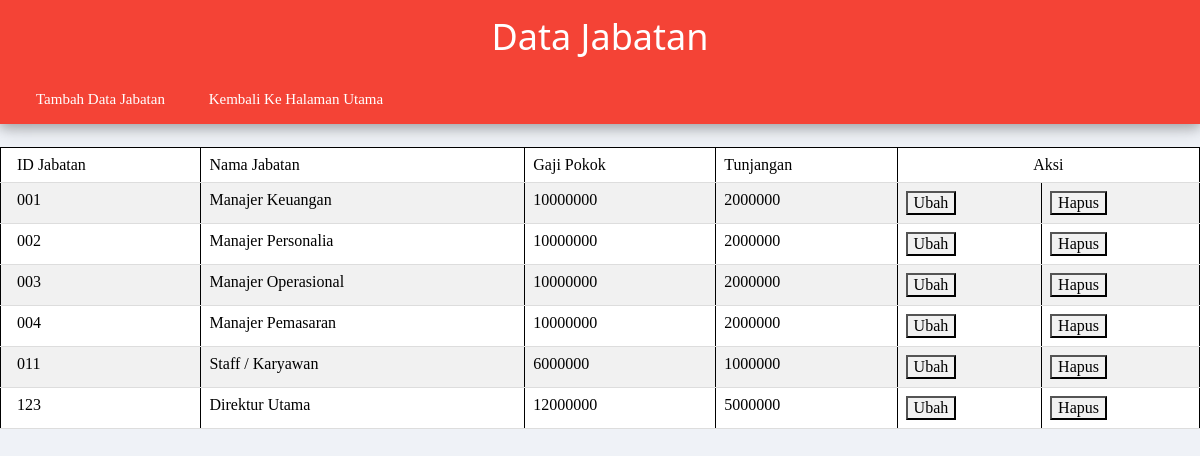
Page /Jabatan/jabatan.php on the committed database.
### tables this page shows
CREATE TABLE `jabatan` (
  `id_jabatan` varchar(3) NOT NULL,
  `nama_jabatan` varchar(30) NOT NULL,
  `gaji_pokok` int(12) NOT NULL,
  `tunjangan` int(12) NOT NULL
);

### Jabatan/jabatan.php (the view, shortened to what this page needs)
<html>
	<head>
		<link rel="stylesheet" href="../w3.css">
		<link rel="stylesheet" href="../style.css">
	</head>
<body>
	<?php
		require_once '../connect.php';
		$sql="SELECT * FROM Jabatan";
		$result=$conn->query($sql);
	?>
	<div class="w3-container w3-center w3-card-4 w3-red">
		<h1>Data Jabatan</h1>
		<div class="menu w3-left">
			<ul>
				<li><a class="w3-hover-dark-grey w3-red" href="tambah_jabatan.php">Tambah Data Jabatan</a></li>
				<li><a class="w3-hover-dark-grey w3-red" href="../index.php">Kembali Ke Halaman Utama</a></li>
			</ul>
		</div>
	</div>
	<br>
	<table border="1" class="w3-table-all w3-border-black">
		<tr>
			<td>ID Jabatan</td>
			<td>Nama Jabatan</td>
			<td>Gaji Pokok</td>
			<td>Tunjangan</td>
			<td colspan="2" class="w3-center">Aksi</td>
		</tr>
		<?php while ($tp=$result->fetch_assoc()): ?>
		<tr>
			<td><?=$tp['id_jabatan'] ?></td>
			<td><?=$tp['nama_jabatan'] ?></td>
			<td><?=$tp['gaji_pokok'] ?></td>
			<td><?=$tp['tunjangan'] ?></td>
			<td>
				<a href="edit_jabatan.php?idjbt=<?=$tp['id_jabatan'] ?>">
					<button class="w3-light-grey w3-hover-dark-grey">Ubah</button>
				</a>
			</td>
			<td>
				<a href="delete_jabatan.php?idjbt=<?=$tp['id_jabatan'] ?>">
					<button class="w3-light-grey w3-hover-dark-grey">Hapus</button>
				</a>
			</td>
		</tr>
		<?php endWhile; ?>
	</table>
</body>
</html>

### w3.css (style rules this page uses)
*,*:before,*:after { box-sizing:inherit }
html { -ms-text-size-adjust:100%;-webkit-text-size-adjust:100% }
body { margin:0 }
a { background-color:transparent }
button,input,select,textarea,optgroup { font:inherit;margin:0 }
button,input { overflow:visible }
button,select { text-transform:none }
button,[type=button],[type=reset],[type=submit] { -webkit-appearance:button }
html,body { font-family:Verdana,sans-serif;font-size:15px;line-height:1.5 }
html { overflow-x:hidden }
h1 { font-size:36px }
h1,h2,h3,h4,h5,h6 { font-family:"Segoe UI",Arial,sans-serif;font-weight:400;margin:10px 0 }
a { color:inherit }
.w3-table,.w3-table-all { border-collapse:collapse;border-spacing:0;width:100%;display:table }
.w3-table-all { border:1px solid #ccc }
.w3-bordered tr,.w3-table-all tr { border-bottom:1px solid #ddd }
.w3-table-all tr:nth-child(odd) { background-color:#fff }
.w3-table-all tr:nth-child(even) { background-color:#f1f1f1 }
.w3-table td,.w3-table th,.w3-table-all td,.w3-table-all th { padding:8px 8px;display:table-cell;text-align:left;vertical-align:top }
.w3-table th:first-child,.w3-table td:first-child,.w3-table-all th:first-child,.w3-table-all td:first-child { padding-left:16px }
.w3-container:after,.w3-container:before,.w3-panel:after,.w3-panel:before,.w3-row:after,.w3-row:before,.w3-row-padding:after,.w3-row-padding:before, .w3-cell-row:before,.w3-cell-row:after,.w3-clear:after,.w3-clear:before,.w3-bar:before,.w3-bar:after { content:"";display:table;clear:both }
.w3-container,.w3-panel { padding:0.01em 16px }
.w3-card-4,.w3-hover-shadow:hover { box-shadow:0 4px 10px 0 rgba(0,0,0,0.2),0 4px 20px 0 rgba(0,0,0,0.19) }
.w3-center { text-align:center!important }
.w3-left { float:left!important }
.w3-red,.w3-hover-red:hover { color:#fff!important;background-color:#f44336!important }
.w3-light-grey,.w3-hover-light-grey:hover,.w3-light-gray,.w3-hover-light-gray:hover { color:#000!important;background-color:#f1f1f1!important }
.w3-border-black,.w3-hover-border-black:hover { border-color:#000!important }

### style.css (style rules this page uses)
body { margin: 0; background: #eff2f7; font-family: 'Product Sans'; }
a { text-decoration: none; color: #353535; display: block; transition: 0.3s; }
.menu { display: inline-block; }
.menu ul { list-style: none; padding: 0; margin: 0; }
.menu ul li { display: inline-block; }
.menu ul li a { padding: 0 20px; display: block; line-height: 50px; }

### rows in the picture
jabatan: id_jabatan "001", nama_jabatan "Manajer Keuangan", gaji_pokok "10000000", tunjangan "2000000"
jabatan: id_jabatan "002", nama_jabatan "Manajer Personalia", gaji_pokok "10000000", tunjangan "2000000"
jabatan: id_jabatan "003", nama_jabatan "Manajer Operasional", gaji_pokok "10000000", tunjangan "2000000"
jabatan: id_jabatan "004", nama_jabatan "Manajer Pemasaran", gaji_pokok "10000000", tunjangan "2000000"
jabatan: id_jabatan "011", nama_jabatan "Staff / Karyawan", gaji_pokok "6000000", tunjangan "1000000"
jabatan: id_jabatan "123", nama_jabatan "Direktur Utama", gaji_pokok "12000000", tunjangan "5000000"
